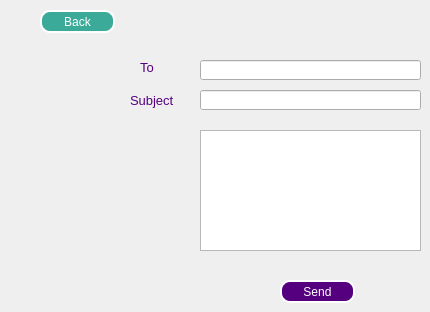
    <widget class="QWidget" name="MailDecorator">
     <widget class="QLineEdit" name="decorator_mail_to_line">
      <property name="geometry">
       <rect>
        <x>200</x>
        <y>60</y>
        <width>221</width>
        <height>20</height>
       </rect>
      </property>
     </widget>
     <widget class="QLabel" name="decorator_mail_subject_label">
      <property name="geometry">
       <rect>
        <x>130</x>
        <y>90</y>
        <width>61</width>
        <height>20</height>
       </rect>
      </property>
      <property name="styleSheet">
       <string notr="true">color: rgb(85, 0, 127);
font : 10pt;
</string>
      </property>
      <property name="text">
       <string>Subject </string>
      </property>
     </widget>
     <widget class="QLabel" name="decorator_mail_to_label">
      <property name="geometry">
       <rect>
        <x>140</x>
        <y>60</y>
        <width>47</width>
        <height>14</height>
       </rect>
      </property>
      <property name="styleSheet">
       <string notr="true">color: rgb(85, 0, 127);
font : 10pt;
</string>
      </property>
      <property name="text">
       <string>To </string>
      </property>
     </widget>
     <widget class="QPushButton" name="MailDecoratorBackButton">
      <property name="geometry">
       <rect>
        <x>40</x>
        <y>10</y>
        <width>75</width>
        <height>23</height>
       </rect>
      </property>
      <property name="styleSheet">
       <string notr="true">border-radius: 10px;
border-width : 2px;
border-style : outset;
background-color:rgb(60,170,153);
color : white</string>
      </property>
      <property name="text">
       <string>Back</string>
      </property>
     </widget>
     <widget class="QLineEdit" name="decorator_mail_subject_line">
      <property name="geometry">
       <rect>
        <x>200</x>
        <y>90</y>
        <width>221</width>
        <height>20</height>
       </rect>
      </property>
     </widget>
     <widget class="QTextEdit" name="decorator_mail_plainText">
      <property name="geometry">
       <rect>
        <x>200</x>
        <y>130</y>
        <width>221</width>
        <height>121</height>
       </rect>
      </property>
     </widget>
     <widget class="QPushButton" name="decorator_mail_send_button">
      <property name="geometry">
       <rect>
        <x>280</x>
        <y>280</y>
        <width>75</width>
        <height>23</height>
       </rect>
      </property>
      <property name="styleSheet">
       <string notr="true">border-radius: 10px;
border-width : 2px;
border-style : outset;
background-color: rgb(85, 0, 127);
color : white</string>
      </property>
      <property name="text">
       <string>Send</string>
      </property>
     </widget>
    </widget>
